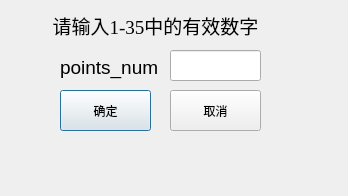
<?xml version="1.0" encoding="UTF-8"?>
<ui version="4.0">
 <class>PointDialog</class>
 <widget class="QDialog" name="PointDialog">
  <property name="geometry">
   <rect>
    <x>0</x>
    <y>0</y>
    <width>348</width>
    <height>196</height>
   </rect>
  </property>
  <property name="windowTitle">
   <string>PointsDesign</string>
  </property>
  <widget class="QPushButton" name="confirmedPushButton">
   <property name="geometry">
    <rect>
     <x>60</x>
     <y>90</y>
     <width>91</width>
     <height>41</height>
    </rect>
   </property>
   <property name="text">
    <string>确定</string>
   </property>
  </widget>
  <widget class="QPushButton" name="cancellPushButton">
   <property name="geometry">
    <rect>
     <x>170</x>
     <y>90</y>
     <width>91</width>
     <height>41</height>
    </rect>
   </property>
   <property name="text">
    <string>取消</string>
   </property>
  </widget>
  <widget class="QLabel" name="label">
   <property name="geometry">
    <rect>
     <x>60</x>
     <y>50</y>
     <width>101</width>
     <height>31</height>
    </rect>
   </property>
   <property name="font">
    <font>
     <pointsize>14</pointsize>
    </font>
   </property>
   <property name="text">
    <string>points_num：</string>
   </property>
  </widget>
  <widget class="QLineEdit" name="num_lineEdit">
   <property name="geometry">
    <rect>
     <x>170</x>
     <y>50</y>
     <width>91</width>
     <height>31</height>
    </rect>
   </property>
   <property name="font">
    <font>
     <pointsize>14</pointsize>
    </font>
   </property>
  </widget>
  <widget class="QLabel" name="label_2">
   <property name="geometry">
    <rect>
     <x>50</x>
     <y>10</y>
     <width>211</width>
     <height>31</height>
    </rect>
   </property>
   <property name="font">
    <font>
     <family>Times New Roman</family>
     <pointsize>14</pointsize>
    </font>
   </property>
   <property name="text">
    <string>请输入1-35中的有效数字</string>
   </property>
   <property name="textFormat">
    <enum>Qt::PlainText</enum>
   </property>
   <property name="alignment">
    <set>Qt::AlignCenter</set>
   </property>
  </widget>
 </widget>
 <resources/>
 <connections/>
</ui>
